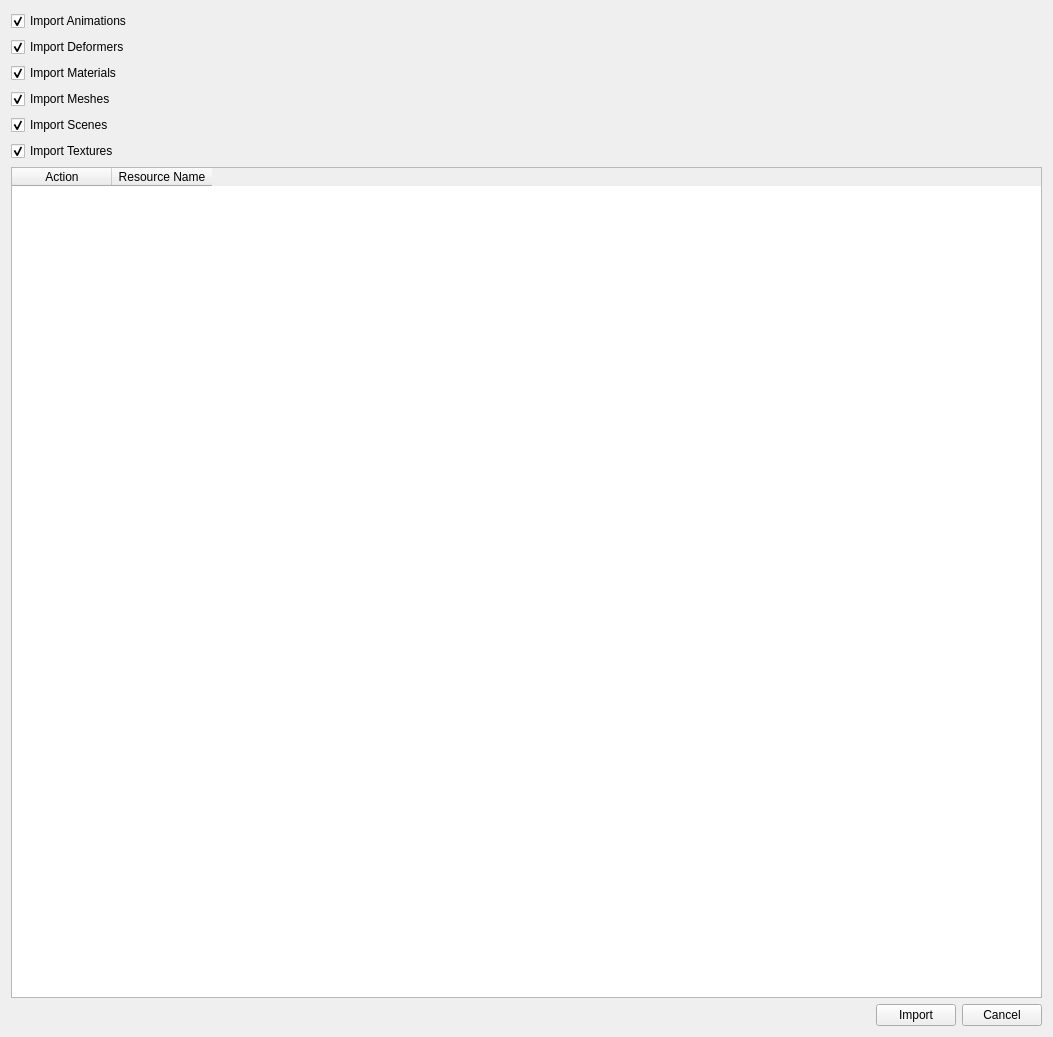
<?xml version="1.0" encoding="UTF-8"?>
<ui version="4.0">
 <class>ImportglTFDialog</class>
 <widget class="QWidget" name="ImportglTFDialog">
  <property name="geometry">
   <rect>
    <x>0</x>
    <y>0</y>
    <width>1053</width>
    <height>1037</height>
   </rect>
  </property>
  <property name="sizePolicy">
   <sizepolicy hsizetype="Fixed" vsizetype="Fixed">
    <horstretch>0</horstretch>
    <verstretch>0</verstretch>
   </sizepolicy>
  </property>
  <property name="windowTitle">
   <string>Form</string>
  </property>
  <layout class="QVBoxLayout" name="verticalLayout_2">
   <item>
    <layout class="QVBoxLayout" name="verticalLayout">
     <item>
      <widget class="QCheckBox" name="importAnimations">
       <property name="text">
        <string>Import Animations</string>
       </property>
       <property name="checked">
        <bool>true</bool>
       </property>
      </widget>
     </item>
     <item>
      <widget class="QCheckBox" name="importDeformers">
       <property name="text">
        <string>Import Deformers</string>
       </property>
       <property name="checked">
        <bool>true</bool>
       </property>
      </widget>
     </item>
     <item>
      <widget class="QCheckBox" name="importMaterials">
       <property name="text">
        <string>Import Materials</string>
       </property>
       <property name="checked">
        <bool>true</bool>
       </property>
      </widget>
     </item>
     <item>
      <widget class="QCheckBox" name="importMeshes">
       <property name="text">
        <string>Import Meshes</string>
       </property>
       <property name="checked">
        <bool>true</bool>
       </property>
      </widget>
     </item>
     <item>
      <widget class="QCheckBox" name="importScenes">
       <property name="text">
        <string>Import Scenes</string>
       </property>
       <property name="checked">
        <bool>true</bool>
       </property>
      </widget>
     </item>
     <item>
      <widget class="QCheckBox" name="importTextures">
       <property name="text">
        <string>Import Textures</string>
       </property>
       <property name="checked">
        <bool>true</bool>
       </property>
      </widget>
     </item>
     <item>
      <widget class="QTableWidget" name="resourceImportList">
       <column>
        <property name="text">
         <string>Action</string>
        </property>
       </column>
       <column>
        <property name="text">
         <string>Resource Name</string>
        </property>
        <property name="font">
         <font>
          <bold>false</bold>
         </font>
        </property>
       </column>
      </widget>
     </item>
     <item>
      <layout class="QHBoxLayout" name="horizontalLayout">
       <item>
        <spacer name="horizontalSpacer">
         <property name="orientation">
          <enum>Qt::Orientation::Horizontal</enum>
         </property>
         <property name="sizeHint" stdset="0">
          <size>
           <width>40</width>
           <height>20</height>
          </size>
         </property>
        </spacer>
       </item>
       <item>
        <widget class="QPushButton" name="importButton">
         <property name="text">
          <string>Import</string>
         </property>
        </widget>
       </item>
       <item>
        <widget class="QPushButton" name="cancelButton">
         <property name="text">
          <string>Cancel</string>
         </property>
        </widget>
       </item>
      </layout>
     </item>
    </layout>
   </item>
  </layout>
 </widget>
 <resources/>
 <connections/>
</ui>
